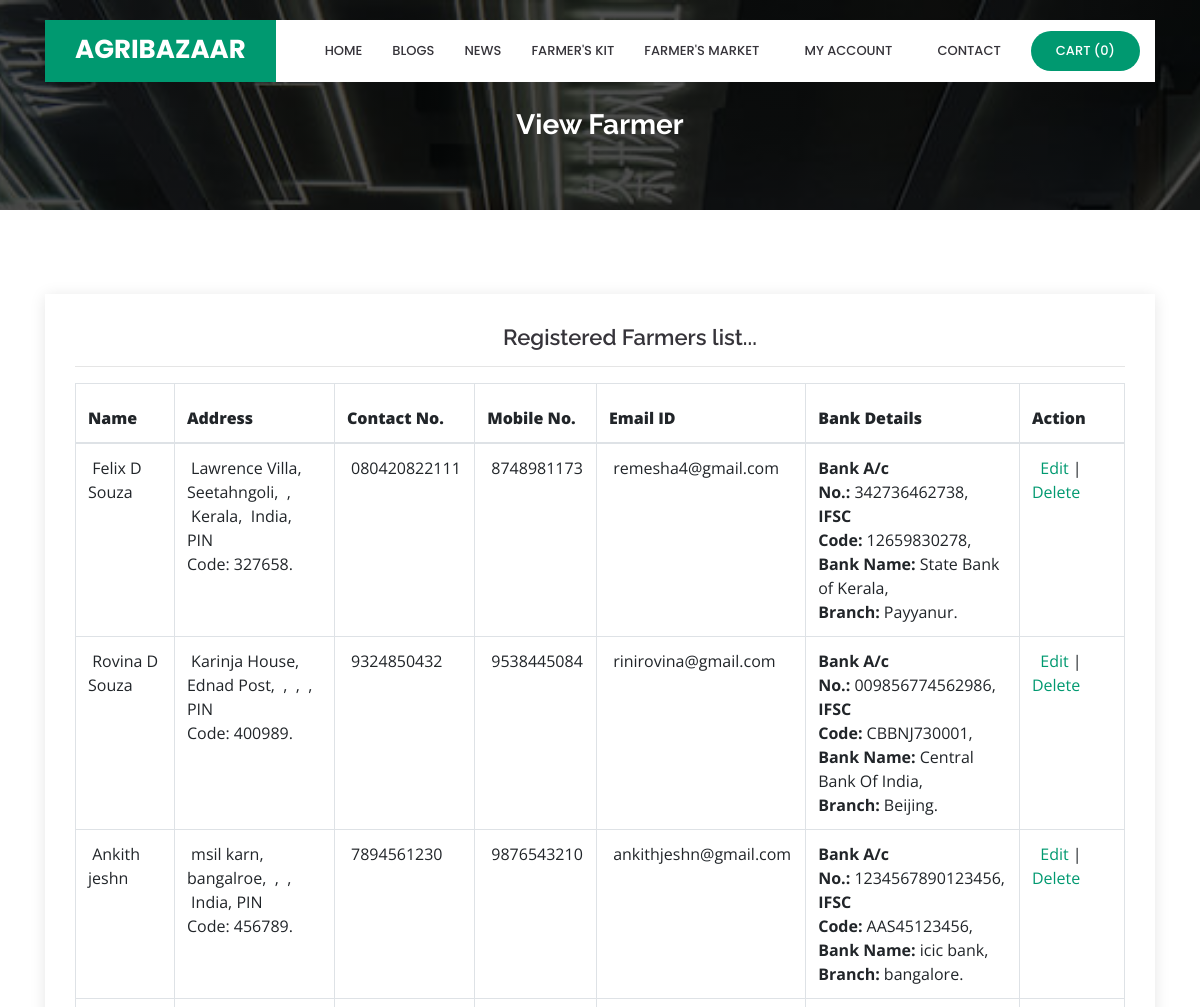
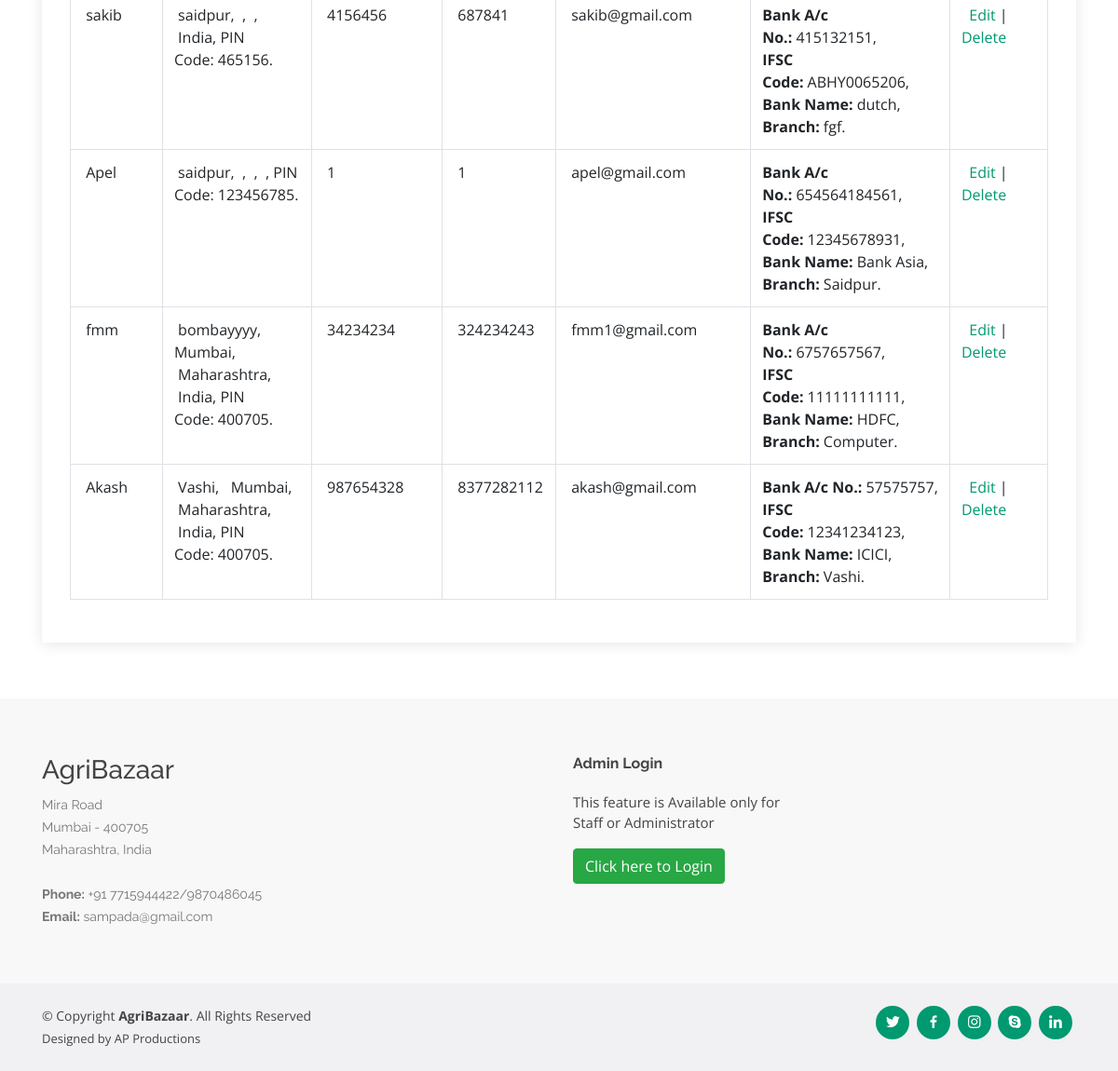
Screenshot of /viewseller.php with the database file from the repository (2 pictures, top to bottom).
### tables this page shows
CREATE TABLE `seller` (
  `seller_id` int(10) NOT NULL,
  `seller_name` varchar(25) NOT NULL,
  `seller_address` text NOT NULL,
  `state_id` int(10) NOT NULL,
  `country_id` int(10) NOT NULL,
  `city_id` int(10) NOT NULL,
  `pincode` varchar(10) NOT NULL,
  `contact_number` varchar(15) NOT NULL,
  `mobile_no` varchar(10) NOT NULL,
  `email_id` varchar(50) NOT NULL,
  `password` varchar(25) NOT NULL,
  `bank_name` varchar(50) NOT NULL,
  `bank_branch` varchar(50) NOT NULL,
  `bank_IFSC` varchar(25) NOT NULL,
  `bank_acno` varchar(25) NOT NULL,
  `status` varchar(10) NOT NULL
);

CREATE TABLE `state` (
  `state_id` int(10) NOT NULL,
  `country_id` int(10) NOT NULL,
  `state` varchar(25) NOT NULL,
  `description` text NOT NULL,
  `status` varchar(10) NOT NULL
);

CREATE TABLE `country` (
  `country_id` int(10) NOT NULL,
  `country` varchar(25) NOT NULL,
  `description` text NOT NULL,
  `status` varchar(10) NOT NULL
);

CREATE TABLE `city` (
  `city_id` int(10) NOT NULL,
  `country_id` int(10) NOT NULL,
  `state_id` int(10) NOT NULL,
  `city` varchar(25) NOT NULL,
  `description` text NOT NULL,
  `status` varchar(10) NOT NULL
);

### viewseller.php (the view, shortened to what this page needs)
<?php
include("header.php");
include("dbconnection.php");
?>
  <main id="main">
    <section id="cta" class="cta">
      <div class="container">
        <div class="text-center" data-aos="zoom-in">
		<br><br>
          <h3>View Farmer</h3>
        </div>
      </div>
    </section>
    <section id="contact" class="contact">
      <div class="container">
        <div class="row">
          <div class="col-lg-12" data-aos="fade-up" data-aos-delay="100">
            <div class="info mt-4 ">
		<center><h4>Registered Farmers list...</h4></center><hr>
<?php
							 $sql = "SELECT * FROM seller";
							  $qsql = mysqli_query($con,$sql);
							  if(mysqli_num_rows($qsql)  == 0)
									{
										echo "<center>There is no Seller to display!!</center>";
									}
									else
									{
							?>
							<table class="table table-bordered"  style="width:100%">
								<THEAD>
							  <tr>
						      <th width="98" height="60"><strong>Name</strong></th>
						      <th width="130"><strong>Address</strong></th>
						      <th width="104"><strong>Contact No.</strong></th>
						      <th width="104"><strong>Mobile No.</strong></th>
						      <th width="115"><strong>Email ID</strong></th>
						      <th width="138"><strong>Bank Details</strong></th>
                               <th width="104"><strong>Action</strong></th>
						      </tr>
								</THEAD>
								<TBODY>
<?php
							  while($rs = mysqli_fetch_array($qsql))
							  {
								   $sql1 = "SELECT * FROM country WHERE country_id='$rs[country_id]'";
								  $qsql1 = mysqli_query($con,$sql1);
								  $rs1 = mysqli_fetch_array($qsql1);
								  $sql2 = "SELECT * FROM state WHERE state_id='$rs[state_id]'";
								  $qsql2 = mysqli_query($con,$sql2);
								  $rs12 = mysqli_fetch_array($qsql2);
								  $sql3 = "SELECT * FROM city WHERE city_id='$rs[city_id]'";
								  $qsql3 = mysqli_query($con,$sql3);
								  $rs13 = mysqli_fetch_array($qsql3);
							  echo "
						    <tr>
						      <td>&nbsp;$rs[seller_name]</td>
						      <td>&nbsp;$rs[seller_address],
						      &nbsp;$rs13[city],
						      &nbsp;$rs12[state],
						      &nbsp;$rs1[country],
						      PIN Code:&nbsp;$rs[pincode].
						      <td>&nbsp;$rs[contact_number]</td>
						      <td>&nbsp;$rs[mobile_no]</td>
						      <td>&nbsp;$rs[email_id]</td>
						      <td> <strong>Bank A/c No.:</strong>&nbsp;$rs[bank_acno],<br>"."
							  <strong>IFSC Code:</strong>&nbsp;$rs[bank_IFSC],<br>"."
							  <strong>Bank Name:</strong>&nbsp;$rs[bank_name],<br>"."
						      <strong>Branch:</strong>&nbsp;$rs[bank_branch].
						     </td>
						      <td>&nbsp;  <a href='seller.php?editid=$rs[seller_id]'>Edit</a> | <a href='viewseller.php?deleteid=$rs[seller_id]' onclick='return delconfirm()'>Delete</a></td>
					        </tr>";
							  }
							  ?>
								</TBODY>
						  </table>
						<?php
						 }
						?>
            </div>
		  </div>
        </div>
      </div>
    </section>
  </main>
<?php
include("footer.php");
?>

### assets/css/style.css (style rules this page uses)
body { font-family: "Open Sans", sans-serif; color: #444444; }
a { color: #009970; }
h1, h2, h3, h4, h5, h6 { font-family: "Raleway", sans-serif; }
section { padding: 60px 0; overflow: hidden; }
.cta { background: linear-gradient(rgba(2, 2, 2, 0.7), rgba(0, 0, 0, 0.7)), url("../img/cta-bg.jpg") fixed center center; background-size: cover; padding: 60px 0; }
.cta h3 { color: #fff; font-size: 28px; font-weight: 700; }
.contact .info { padding: 30px; width: 100%; background: #fff; box-shadow: 0px 2px 15px rgba(0, 0, 0, 0.1); }
.contact .info h4 { padding: 0 0 0 60px; font-size: 22px; font-weight: 600; margin-bottom: 5px; color: #36343a; }

### rows the page displays
seller: seller_name "Felix D Souza", seller_address "Lawrence Villa, Seetahngoli", state.state "Kerala", country.country "India", pincode "327658", contact_number "080420822111", mobile_no "8748981173", email "remesha4@gmail.com", bank_acno "342736462738", bank_IFSC "12659830278", bank_name "State Bank of Kerala", bank_branch "Payyanur"
seller: seller_name "Rovina D Souza", seller_address "Karinja House, Ednad Post", pincode "400989", contact_number "9324850432", mobile_no "9538445084", email "rinirovina@gmail.com", bank_acno "009856774562986", bank_IFSC "CBBNJ730001", bank_name "Central Bank Of India", bank_branch "Beijing"
seller: seller_name "Ankith jeshn", seller_address "msil karn, bangalroe", country.country "India", pincode "456789", contact_number "7894561230", mobile_no "9876543210", email "ankithjeshn@gmail.com", bank_acno "1234567890123456", bank_IFSC "AAS45123456", bank_name "icic bank", bank_branch "bangalore"
seller: seller_name "sakib", seller_address "saidpur", country.country "India", pincode "465156", contact_number "4156456", mobile_no "687841", email "sakib@gmail.com", bank_acno "415132151", bank_IFSC "ABHY0065206", bank_name "dutch", bank_branch "fgf"
seller: seller_name "Apel", seller_address "saidpur", pincode "123456785", contact_number "1", mobile_no "1", email "apel@gmail.com", bank_acno "654564184561", bank_IFSC "12345678931", bank_name "Bank Asia", bank_branch "Saidpur"
seller: seller_name "fmm", seller_address "bombayyyy", city.city "Mumbai", state.state "Maharashtra", country.country "India", pincode "400705", contact_number "34234234", mobile_no "324234243", email "fmm1@gmail.com", bank_acno "6757657567", bank_IFSC "11111111111", bank_name "HDFC", bank_branch "Computer"
seller: seller_name "Akash", seller_address "Vashi", city.city "Mumbai", state.state "Maharashtra", country.country "India", pincode "400705", contact_number "987654328", mobile_no "8377282112", email "akash@gmail.com", bank_acno "57575757", bank_IFSC "12341234123", bank_name "ICICI", bank_branch "Vashi"

### other values shown
mysqli_num_rows($qsqlproduct_purchase_record) "0"
